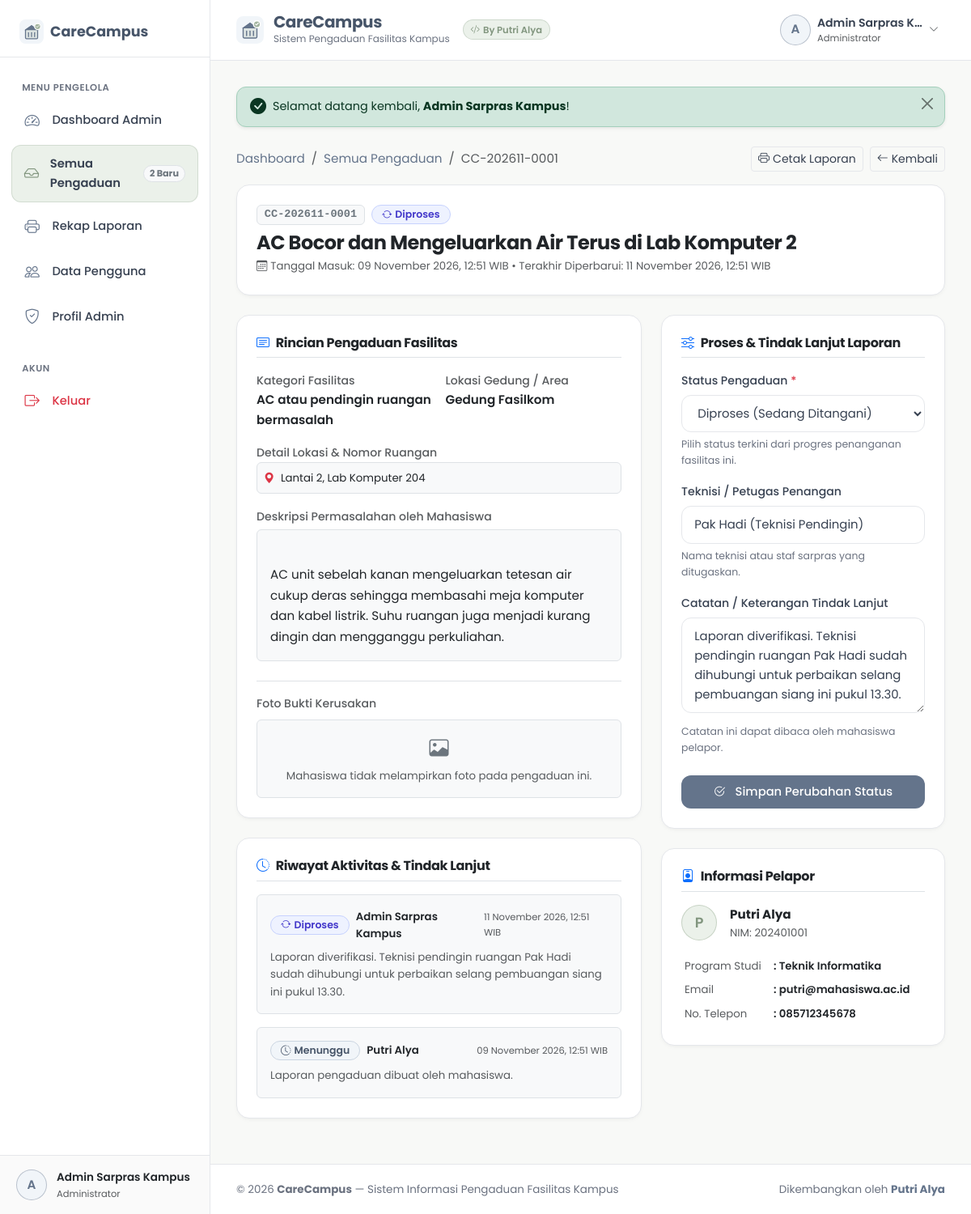
The page /admin/detail-pengaduan.php?id=1 (signed in) on the database its author committed.
### tables this page shows
CREATE TABLE `users` (
  `id` int(11) NOT NULL AUTO_INCREMENT,
  `nama` varchar(100) NOT NULL,
  `nim` varchar(30) DEFAULT NULL,
  `email` varchar(100) NOT NULL,
  `password` varchar(255) NOT NULL,
  `role` enum('admin','mahasiswa') NOT NULL DEFAULT 'mahasiswa',
  `prodi` varchar(100) DEFAULT NULL,
  `no_telp` varchar(20) DEFAULT NULL,
  `created_at` timestamp NOT NULL DEFAULT current_timestamp(),
  `updated_at` timestamp NOT NULL DEFAULT current_timestamp() ON UPDATE current_timestamp(),
  PRIMARY KEY (`id`),
  UNIQUE KEY `email` (`email`)
);

CREATE TABLE `complaints` (
  `id` int(11) NOT NULL AUTO_INCREMENT,
  `nomor_laporan` varchar(30) NOT NULL,
  `user_id` int(11) NOT NULL,
  `judul` varchar(150) NOT NULL,
  `kategori` varchar(100) NOT NULL,
  `lokasi` varchar(100) NOT NULL,
  `detail_lokasi` varchar(150) NOT NULL,
  `deskripsi` text NOT NULL,
  `foto` varchar(255) DEFAULT NULL,
  `status` enum('Menunggu','Diproses','Selesai','Ditolak') NOT NULL DEFAULT 'Menunggu',
  `catatan_admin` text DEFAULT NULL,
  `petugas` varchar(100) DEFAULT NULL,
  `created_at` timestamp NOT NULL DEFAULT current_timestamp(),
  `updated_at` timestamp NOT NULL DEFAULT current_timestamp() ON UPDATE current_timestamp(),
  PRIMARY KEY (`id`),
  UNIQUE KEY `nomor_laporan` (`nomor_laporan`),
  KEY `fk_complaints_user` (`user_id`),
  CONSTRAINT `fk_complaints_user` FOREIGN KEY (`user_id`) REFERENCES `users` (`id`) ON DELETE CASCADE
);

CREATE TABLE `complaint_logs` (
  `id` int(11) NOT NULL AUTO_INCREMENT,
  `complaint_id` int(11) NOT NULL,
  `user_id` int(11) NOT NULL,
  `status_sebelumnya` varchar(50) DEFAULT NULL,
  `status_baru` varchar(50) NOT NULL,
  `keterangan` text DEFAULT NULL,
  `created_at` timestamp NOT NULL DEFAULT current_timestamp(),
  PRIMARY KEY (`id`),
  KEY `fk_logs_complaint` (`complaint_id`),
  CONSTRAINT `fk_logs_complaint` FOREIGN KEY (`complaint_id`) REFERENCES `complaints` (`id`) ON DELETE CASCADE
);

### admin/detail-pengaduan.php (the view, shortened to what the rows shown need)
<?php
require_once dirname(__DIR__) . '/config/session.php';
require_admin();
$pdo = get_db();
$id = isset($_GET['id']) ? (int)$_GET['id'] : 0;
$stmt = $pdo->prepare("
    SELECT c.*, u.nama as nama_pelapor, u.nim as nim_pelapor, u.prodi as prodi_pelapor, u.email as email_pelapor, u.no_telp as telp_pelapor
    FROM complaints c
    JOIN users u ON c.user_id = u.id
    WHERE c.id = ?
    LIMIT 1
");
$stmt->execute([$id]);
$complaint = $stmt->fetch();
$stmtLogs = $pdo->prepare("
    SELECT l.*, u.nama as nama_aktor, u.role as role_aktor
    FROM complaint_logs l
    LEFT JOIN users u ON l.user_id = u.id
    WHERE l.complaint_id = ?
    ORDER BY l.created_at DESC
");
$stmtLogs->execute([$id]);
$logs = $stmtLogs->fetchAll();
require dirname(__DIR__) . '/includes/header.php';
?>
<div class="app-wrapper">
  <?php require dirname(__DIR__) . '/includes/sidebar.php'; ?>
  <div class="main-content">
    <?php require dirname(__DIR__) . '/includes/navbar.php'; ?>
    <div class="content-body">
      <div class="d-flex flex-column flex-sm-row justify-content-between align-items-sm-center gap-2 mb-3">
        <nav aria-label="breadcrumb">
          <ol class="breadcrumb small mb-0">
            <li class="breadcrumb-item"><a href="<?= base_url('admin/index.php') ?>">Dashboard</a></li>
            <li class="breadcrumb-item"><a href="<?= base_url('admin/pengaduan.php') ?>">Semua Pengaduan</a></li>
            <li class="breadcrumb-item active" aria-current="page"><?= e($complaint['nomor_laporan']) ?></li>
          </ol>
        </nav>
      </div>
      <div class="custom-card mb-4 bg-white">
        <div class="d-flex flex-column flex-md-row justify-content-between align-items-md-start gap-3">
          <div>
            <div class="d-flex align-items-center gap-2 mb-2">
              <span class="badge bg-light text-secondary border font-monospace" style="font-size: 0.85rem;">
                <?= e($complaint['nomor_laporan']) ?>
              </span>
              <?= status_badge($complaint['status']) ?>
            </div>
            <h2 class="h4 fw-bold mb-1 text-dark"><?= e($complaint['judul']) ?></h2>
            <div class="text-muted small">
              <i class="bi bi-calendar3 me-1"></i>Tanggal Masuk: <?= format_date($complaint['created_at']) ?>
              &bull; Terakhir Diperbarui: <?= format_date($complaint['updated_at']) ?>
            </div>
          </div>
        </div>
      </div>
      <div class="row g-4">
        <div class="col-lg-7">
          <div class="custom-card mb-4 bg-white">
            <div class="row g-3 mb-3">
              <div class="col-sm-6">
                <label class="form-label-custom text-muted small mb-0">Kategori Fasilitas</label>
                <div class="fw-semibold text-dark"><?= e($complaint['kategori']) ?></div>
              </div>
              <div class="col-sm-6">
                <label class="form-label-custom text-muted small mb-0">Lokasi Gedung / Area</label>
                <div class="fw-semibold text-dark"><?= e($complaint['lokasi']) ?></div>
              </div>
              <div class="col-12">
                <label class="form-label-custom text-muted small mb-0">Detail Lokasi & Nomor Ruangan</label>
                <div class="p-2 rounded bg-light border text-dark small">
                  <i class="bi bi-geo-alt-fill text-danger me-1"></i>
                  <?= e($complaint['detail_lokasi']) ?>
                </div>
              </div>
            </div>
            <div class="mb-3">
              <label class="form-label-custom text-muted small mb-1">Deskripsi Permasalahan oleh Mahasiswa</label>
              <div class="p-3 rounded bg-light border text-dark" style="white-space: pre-line; line-height: 1.7;">
                <?= e($complaint['deskripsi']) ?>
              </div>
            </div>
          </div>
          <div class="custom-card bg-white">
            <?php if (empty($logs)): ?>
              <p class="text-muted small mb-0">Belum ada catatan aktivitas.</p>
            <?php else: ?>
              <div class="d-flex flex-column gap-3">
                <?php foreach ($logs as $log): ?>
                  <div class="p-3 rounded bg-light border">
                    <div class="d-flex justify-content-between align-items-center mb-1">
                      <div class="d-flex align-items-center gap-2">
                        <?= status_badge($log['status_baru']) ?>
                        <span class="small fw-semibold text-dark">
                          <?= e($log['nama_aktor'] ?: 'Admin') ?>
                        </span>
                      </div>
                      <span class="text-muted" style="font-size: 0.72rem;">
                        <?= format_date($log['created_at']) ?>
                      </span>
                    </div>
                    <p class="text-muted small mb-0 mt-2"><?= e($log['keterangan']) ?></p>
                  </div>
                <?php endforeach; ?>
              </div>
            <?php endif; ?>
          </div>
        </div>
        <div class="col-lg-5">
          <div class="custom-card bg-white mb-4">
            <form action="<?= base_url('admin/detail-pengaduan.php?id=' . $id) ?>" method="POST">
              <div class="mb-3">
                <label for="status" class="form-label-custom">
                  Status Pengaduan <span class="text-danger">*</span>
                </label>
                <select class="form-select-custom" id="status" name="status" required>
                  <option value="Diproses" <?= $complaint['status'] === 'Diproses' ? 'selected' : '' ?>>
                    Diproses (Sedang Ditangani)
                  </option>
                </select>
                <div class="form-text-custom">Pilih status terkini dari progres penanganan fasilitas ini.</div>
              </div>
              <div class="mb-3">
                <label for="petugas" class="form-label-custom">Teknisi / Petugas Penangan</label>
                <input type="text"
                       class="form-control-custom"
                       id="petugas"
                       name="petugas"
                       value="<?= e($complaint['petugas'] ?? '') ?>"
                       placeholder="Contoh: Pak Hadi (Teknisi Listrik)">
                <div class="form-text-custom">Nama teknisi atau staf sarpras yang ditugaskan.</div>
              </div>
              <div class="mb-4">
                <label for="catatan_admin" class="form-label-custom">
                  Catatan / Keterangan Tindak Lanjut
                </label>
                <textarea class="form-control-custom"
                          id="catatan_admin"
                          name="catatan_admin"
                          rows="4"
                          placeholder="Tuliskan keterangan perbaikan, jadwal kunjungan teknisi, suku cadang yang diganti, atau alasan jika laporan ditolak..."><?= e($complaint['catatan_admin'] ?? '') ?></textarea>
                <div class="form-text-custom">Catatan ini dapat dibaca oleh mahasiswa pelapor.</div>
              </div>
            </form>
          </div>
          <div class="custom-card bg-white">
            <div class="d-flex align-items-center gap-3 mb-3">
              <div class="user-avatar-circle" style="width: 44px; height: 44px; font-size: 1.1rem;">
                <?= strtoupper(substr($complaint['nama_pelapor'], 0, 1)) ?>
              </div>
              <div>
                <div class="fw-bold text-dark"><?= e($complaint['nama_pelapor']) ?></div>
                <div class="text-muted small">NIM: <?= e($complaint['nim_pelapor']) ?></div>
              </div>
            </div>
            <table class="table table-borderless table-sm small mb-0">
              <tr>
                <td class="text-muted" style="width: 110px;">Program Studi</td>
                <td class="fw-semibold text-dark">: <?= e($complaint['prodi_pelapor'] ?: '-') ?></td>
              </tr>
              <tr>
                <td class="text-muted">Email</td>
                <td class="fw-semibold text-dark">: <?= e($complaint['email_pelapor']) ?></td>
              </tr>
              <tr>
                <td class="text-muted">No. Telepon</td>
                <td class="fw-semibold text-dark">: <?= e($complaint['telp_pelapor'] ?: '-') ?></td>
              </tr>
            </table>
          </div>
        </div>
      </div>
    </div>
    <?php require dirname(__DIR__) . '/includes/footer.php'; ?>
</body>
</html>

### includes/sidebar.php (shortened to what the rows shown need)
<?php
$user = current_user();
?>
<aside class="sidebar-wrapper">
  <div class="sidebar-footer">
    <div class="user-profile-badge">
      <div class="user-avatar-circle <?= ($user && $user['role'] === 'admin') ? 'admin' : '' ?>">
        <?= $user ? strtoupper(substr($user['nama'], 0, 1)) : 'U' ?>
      </div>
      <div class="overflow-hidden">
        <div class="fw-semibold text-truncate text-dark" style="font-size: 0.85rem;">
          <?= $user ? e($user['nama']) : 'Tamu' ?>
        </div>
        <div class="text-muted text-truncate" style="font-size: 0.72rem;">
          <?= $user ? ($user['role'] === 'admin' ? 'Administrator' : e($user['prodi'] ?? 'Mahasiswa')) : '' ?>
        </div>
      </div>
    </div>
  </div>
</aside>

### includes/navbar.php (shortened to what the rows shown need)
<?php
$user = current_user();
?>
<header class="top-navbar">
  <div class="d-flex align-items-center gap-3">
    <a href="<?= is_admin() ? base_url('admin/index.php') : base_url('mahasiswa/index.php') ?>" class="navbar-brand-text">
      <div>
        <h1 class="brand-title">CareCampus</h1>
      </div>
    </a>
  </div>
  <div class="d-flex align-items-center gap-3">
    <?php if ($user): ?>
      <div class="dropdown">
        <button class="btn btn-outline-custom d-flex align-items-center gap-2 py-1 px-2 border-0" type="button" data-bs-toggle="dropdown" aria-expanded="false">
          <div class="user-avatar-circle <?= $user['role'] === 'admin' ? 'admin' : '' ?>">
            <?= strtoupper(substr($user['nama'], 0, 1)) ?>
          </div>
          <div class="text-start d-none d-md-block">
            <div class="fw-semibold text-truncate" style="max-width: 130px; font-size: 0.88rem;">
              <?= e($user['nama']) ?>
            </div>
            <div class="text-muted" style="font-size: 0.72rem;">
              <?= $user['role'] === 'admin' ? 'Administrator' : 'Mahasiswa (' . e($user['nim'] ?? 'NIM') . ')' ?>
            </div>
          </div>
          <i class="bi bi-chevron-down text-muted" style="font-size: 0.75rem;"></i>
        </button>
      </div>
    <?php endif; ?>
  </div>
</header>

### config/database.php (shortened to what the rows shown need)
<?php
function format_date($datetime, $with_time = true) {
    $timestamp = strtotime($datetime);
    $bulanIndo = [
        1 => 'Januari', 'Februari', 'Maret', 'April', 'Mei', 'Juni',
        'Juli', 'Agustus', 'September', 'Oktober', 'November', 'Desember'
    ];
    $hari = date('d', $timestamp);
    $bulan = $bulanIndo[intval(date('m', $timestamp))];
    $tahun = date('Y', $timestamp);
    if ($with_time) {
        $waktu = date('H:i', $timestamp) . ' WIB';
        return "{$hari} {$bulan} {$tahun}, {$waktu}";
    }
    return "{$hari} {$bulan} {$tahun}";
}
function status_badge($status) {
    $status = trim($status);
    switch ($status) {
        case 'Menunggu':
            return '<span class="status-badge badge-menunggu"><i class="bi bi-clock-history me-1"></i>Menunggu</span>';
        case 'Diproses':
            return '<span class="status-badge badge-diproses"><i class="bi bi-arrow-repeat me-1"></i>Diproses</span>';
    }
}

### rows shown on the page
users: nama "A", nama "Admin Sarpras Kampus", nama "Admin Sarpras K…"
complaints: nomor_laporan "CC-202611-0001", judul "AC Bocor dan Mengeluarkan Air Terus di Lab Komputer 2", created_at "09 November 2026, 12:51 WIB", updated_at "11 November 2026, 12:51 WIB", kategori "AC atau pendingin ruangan bermasalah", lokasi "Gedung Fasilkom", detail_lokasi "Lantai 2, Lab Komputer 204", deskripsi "AC unit sebelah kanan mengeluarkan tetesan air cukup deras sehingga membasahi meja komputer dan kabel listrik. Suhu ruangan juga menjadi kurang dingin dan mengganggu perkuliahan.", status "Diproses (Sedang Ditangani)", petugas "Pak Hadi (Teknisi Pendingin)", catatan_admin "Laporan diverifikasi. Teknisi pendingin ruangan Pak Hadi sudah dihubungi untuk perbaikan selang pembuangan siang ini pukul 13.30.", user.nama "P", user.nama "Putri Alya", user.nim "202401001", user.prodi "Teknik Informatika", user.email "putri@mahasiswa.ac.id", user.no_telp "085712345678"
complaint_logs: status_baru "Diproses" (drawn), user.nama "Admin Sarpras Kampus", created_at "11 November 2026, 12:51 WIB", keterangan "Laporan diverifikasi. Teknisi pendingin ruangan Pak Hadi sudah dihubungi untuk perbaikan selang pembuangan siang ini pukul 13.30."
complaint_logs: status_baru "Menunggu" (drawn), user.nama "Putri Alya", created_at "09 November 2026, 12:51 WIB", keterangan "Laporan pengaduan dibuat oleh mahasiswa."

### other values the page prints
$menungguCount "2"
$flash['message'] "Selamat datang kembali, Admin Sarpras Kampus !"
